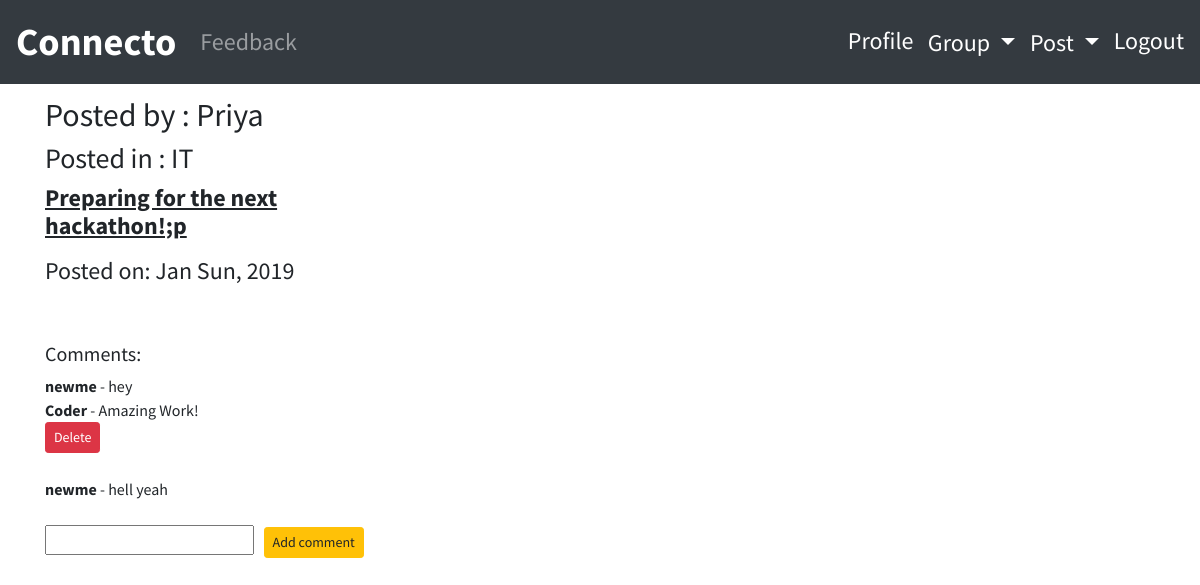
The page /posts/by/Priya/15/ (signed in) on the database its author committed.
### posts/models.py (models this page shows, shortened)
class Post(models.Model):
    user=models.ForeignKey(User,related_name='posts',on_delete=models.CASCADE)
    message=models.TextField()
    message_html=models.TextField(editable=False)
    created_at=models.DateTimeField(auto_now=True)
    group=models.ForeignKey(Group,related_name='posts',null=True,blank=True,on_delete=models.CASCADE)
    class Meta:
        ordering =['-created_at']
        unique_together=['user','message']

class Comment(models.Model):
    author=models.ForeignKey(User,on_delete=models.CASCADE)
    text=models.TextField()
    create_date=models.DateTimeField(auto_now=True)
    post=models.ForeignKey(Post,related_name="comments",on_delete=models.CASCADE)

### groups/models.py (models this page shows, shortened)
class Group(models.Model):
    name=models.CharField(max_length=250,unique=True)
    slug=models.SlugField(allow_unicode=True,unique=True)
    description=models.TextField(blank=True,default='')
    description_html=models.TextField(editable=False,default='',blank=True)
    members=models.ManyToManyField(User,through="Groupmember")
    class Meta:
        ordering =['name']

### posts/views.py (the view)
# urls.py: re_path(r'by/(?P<username>[-\w]+)/(?P<pk>\d+)/$',PostDetail.as_view(),name='single'),
class PostDetail(SelectRelatedMixin,DetailView):
    model=Post
    select_related=('user','group')
    context_object_name='post'
    def get_queryset(self):
        queryset=super().get_queryset()
        return queryset.filter(user__username__iexact=self.kwargs.get('username'))
    def get_context_data(self, **kwargs):
        context = super().get_context_data(**kwargs)
        context['user'] = User
        return context

### posts/templates/posts/post_detail.html (shortened to what this page needs)
{% extends 'posts/post_base.html' %}
{% load crispy_forms_tags %}
{% block prepost %}
    <div class="col-md-4">
     <h2> Posted by : {{post.user.username }} </h3>
     {% if post.group %}
        <h3> Posted in : {{post.group.name}} </h3>
     {% endif %}
        <h4><b><u> {{post.message_html|safe}}</u></b></h3>
        <h4> Posted on: {{post.created_at|date:"M D, Y"}} </h4>
     <br>
     <br>
    <h5>Comments:</h5>
    {% if post.comments %}
        {% for comment in post.comments.all %}
            <b>{{comment.author}}</b>&nbsp-
            {{comment.text|safe}}
            {% if comment.author == request.user %}
                <form method="POST" action="{% url 'posts:deletecomment' username=post.user.username postpk=post.pk pk=comment.pk %}">
                    <button type="submit" class="btn btn-sm btn-danger" name="submit">Delete</button>
                </form>
            {% endif %}
            <br>
        {% endfor %}
    {% else %}
        <p> No comments yet </p>
    {% endif %}
    <br>
{% endblock %}
{% if request.user.is_authenticated %}
{% block post_post %}
    <form method="POST" action="{% url 'posts:addcomment' username=post.user.username pk=post.pk%}">
        <input type="text" name="text">&nbsp;&nbsp;
        <input type="submit" class="btn btn-sm btn-warning" value="Add comment">
    </form>
{% endblock %}
{% endif %}

### static/css/base.css (style rules this page uses)
body { font-family: 'Source Sans Pro', sans-serif; }

### rows shown on the page
Post: user.username "Priya", group.name "IT", message_html "Preparing for the next hackathon!;p", created_at "Jan Sun, 2019"
Comment: author "newme", text "hey"
Comment: author "Coder", text "Amazing Work!", shows "Delete"
Comment: author "newme", text "hell yeah"
